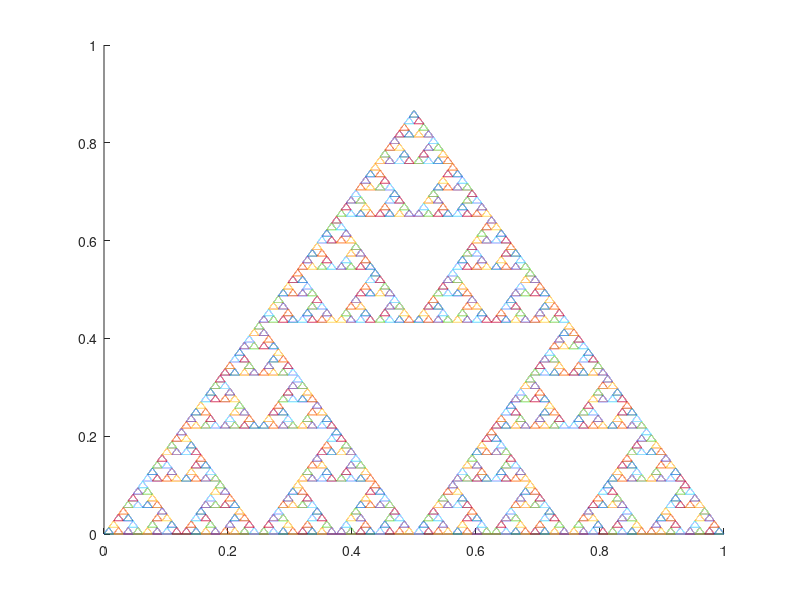

This chart was generated by the following MATLAB code:
% Plot the Sierpinski triangle
function PlotSierpinskiTriangle
figure; hold on;
SierpinskiTriangle(0, 0, 1, 0.01);
end
%%%%%%%%%%%%%%%%%%%%%%
function SierpinskiTriangle(x, y, max_side, min_side)
% (x, y) - the coordinates of lower left vertex
% max_side - maximal side length
% min_side - minimal side length
if max_side >= min_side && max_side < min_side * 2,
    plotELtriangle(x, y, max_side);
    return;
end
SierpinskiTriangle(x, y, max_side / 2, min_side);
SierpinskiTriangle(x + max_side / 2, y, max_side / 2, min_side);
SierpinskiTriangle(x + max_side / 2 * cosd(60), y + max_side / 2 * sind(60), max_side / 2, min_side);
end

%%%%%%%%%%%%%%%%%%%%%%
function plotELtriangle(x, y, side)
% plot a equilateral triangle
% (x, y) - the coordinates of lower left vertex
% side - the side length of the triangle
N = 500; % N points for a side
Tri = zeros(1, 3*N);
steps = linspace(0, side, N);
Tri(1:N) = steps;
Tri(N+1:2*N) = side - steps * cosd(60) + 1i * steps * sind(60);
Tri(2*N+1:3*N) = (side - steps) * cosd(60) + 1i * (side - steps) * sind(60);
Tri = Tri + x + 1i * y; % offset
plot(Tri);
end